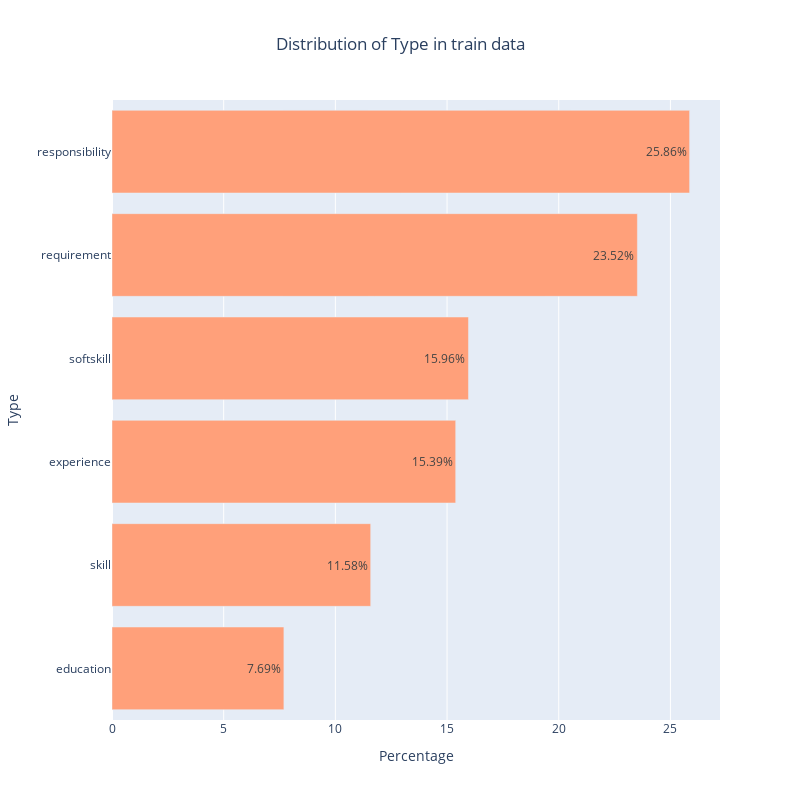

Source (notebook cell):
### Markdown cell above
#### 3. Cek class imbalance

### Code cell
# Menghitung frekuensi setiap kategori pada kolom Type dalam bentuk persentase
type_freq_percent = df_train_eda['Type'].value_counts(normalize=True) * 100

# Membuat bar chart horizontal
fig = go.Figure(
    data=[go.Bar(
        x=type_freq_percent.values,
        y=type_freq_percent.index,
        orientation='h',
        marker_color='lightsalmon'
    )])

# Menambahkan label dalam bentuk persentase
fig.update_traces(texttemplate='%{x:.2f}%', textposition='inside')

# Menambahkan judul dan mengatur ukuran dan urutkan dari nilai terbesar
fig.update_layout(
    title_text='Distribution of Type in train data',
    title_x=0.5,
    xaxis_title_text='Percentage',
    yaxis_title_text='Type',
    yaxis=dict(categoryorder='total ascending'),
    width=800,
    height=800
)

fig.show()

### Figure 1 — Plotly figure (JSON) as saved in the notebook; plotly's stock layout.template omitted (floating-point values rounded to 4 significant figures)
{"data": [{"marker": {"color": "lightsalmon"}, "orientation": "h", "textposition": "inside", "texttemplate": "%{x:.2f}%", "type": "bar", "x": [25.86, 23.52, 15.96, 15.39, 11.58, 7.695], "y": ["responsibility", "requirement", "softskill", "experience", "skill", "education"]}], "layout": {"height": 800, "title": {"text": "Distribution of Type in train data", "x": 0.5}, "width": 800, "xaxis": {"title": {"text": "Percentage"}}, "yaxis": {"categoryorder": "total ascending", "title": {"text": "Type"}}}}
